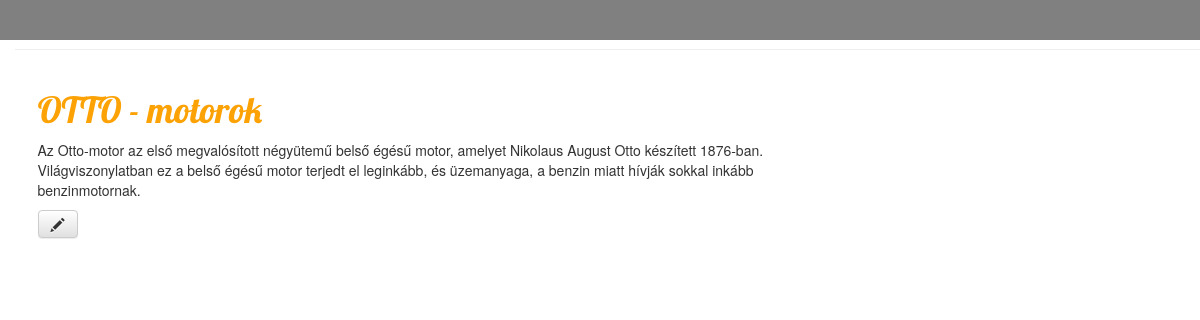
The app's page /post/1/ with its own data.
### blog/models.py (models this page shows, shortened)
class Post(models.Model):
    author = models.ForeignKey(settings.AUTH_USER_MODEL, on_delete=models.CASCADE)
    title = models.CharField(max_length=200)
    text = models.TextField()
    created_date = models.DateTimeField(
            default=timezone.now)
    published_date = models.DateTimeField(
            blank=True, null=True)

### blog/views.py (the view)
# urls.py: url(r'^post/(?P<pk>[0-9]+)/$', views.post_detail, name='post_detail'),
def post_detail(request, pk):
    post = get_object_or_404(Post, pk=pk)
    return render(request, 'blog/post_detail.html', {'post': post})

### blog/templates/blog/post_detail.html (shortened to what this page needs)
{% extends 'blog/base.html' %}
{% block content %}
    <div class="post">
        <h1>{{ post.title }}</h1>
        <p>{{ post.text|linebreaksbr }}</p>
    </div>
    <a class="btn btn-default" href="{% url 'post_edit' pk=post.pk %}"><span class="glyphicon glyphicon-pencil"></span></a>
{% endblock %}

### blog/templates/blog/base.html (shortened to what this page needs)
{% load static %}
<html>
<head>
    <link rel="stylesheet" href="//maxcdn.bootstrapcdn.com/bootstrap/3.2.0/css/bootstrap.min.css">
    <link rel="stylesheet" href="//maxcdn.bootstrapcdn.com/bootstrap/3.2.0/css/bootstrap-theme.min.css">
    <link rel="stylesheet" href="blog.css">
</head>
<body>
    <div class="page-header">
        </div>
    <div class="content container">
        <div class="row">
            <div class="col-md-8">
            {% block content %}
            {% endblock %}
            </div>
        </div>
    </div>
</body>
</html>

### blog/templates/blog/blog.css (style rules this page uses)
h1 { color: #FCA205; font-family: 'Lobster'; }
body { padding-left: 15px; }
html { background-color: gray; }

### records on screen
Post: title "OTTO - motorok", text "Az Otto-motor az első megvalósított négyütemű belső égésű motor, amelyet Nikolaus August Otto készített 1876-ban. Világviszonylatban ez a belső égésű motor terjedt el leginkább, és üzemanyaga, a benzin miatt hívják sokkal inkább benzinmotornak."
